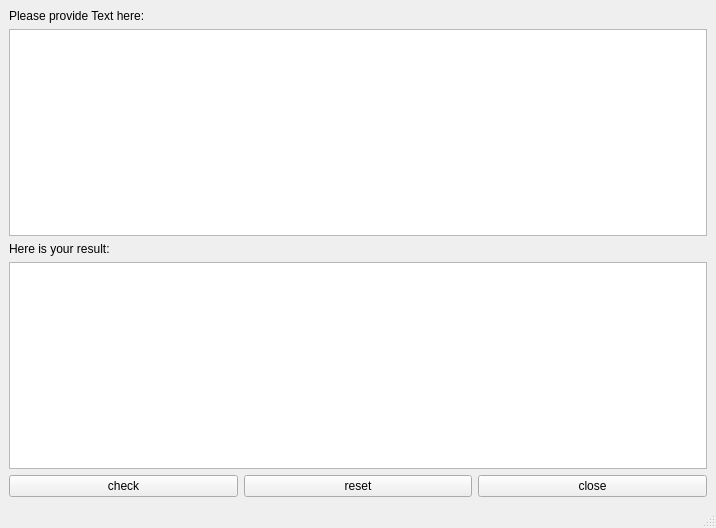
<?xml version="1.0" encoding="UTF-8"?>
<ui version="4.0">
 <class>MainWindow</class>
 <widget class="QMainWindow" name="MainWindow">
  <property name="geometry">
   <rect>
    <x>0</x>
    <y>0</y>
    <width>716</width>
    <height>528</height>
   </rect>
  </property>
  <property name="windowTitle">
   <string>MainWindow</string>
  </property>
  <widget class="QWidget" name="centralwidget">
   <layout class="QVBoxLayout" name="verticalLayout_3">
    <item>
     <widget class="QLabel" name="label_input">
      <property name="text">
       <string>Please provide Text here:</string>
      </property>
     </widget>
    </item>
    <item>
     <widget class="QTextEdit" name="text_input"/>
    </item>
    <item>
     <widget class="QLabel" name="label_result">
      <property name="text">
       <string>Here is your result:</string>
      </property>
     </widget>
    </item>
    <item>
     <widget class="QTextBrowser" name="text_result"/>
    </item>
    <item>
     <layout class="QHBoxLayout" name="buttons">
      <item>
       <widget class="QPushButton" name="pb_check">
        <property name="text">
         <string>check</string>
        </property>
       </widget>
      </item>
      <item>
       <widget class="QPushButton" name="pb_reset">
        <property name="text">
         <string>reset</string>
        </property>
       </widget>
      </item>
      <item>
       <widget class="QPushButton" name="pb_close">
        <property name="text">
         <string>close</string>
        </property>
       </widget>
      </item>
     </layout>
    </item>
   </layout>
  </widget>
  <widget class="QMenuBar" name="menubar">
   <property name="geometry">
    <rect>
     <x>0</x>
     <y>0</y>
     <width>716</width>
     <height>22</height>
    </rect>
   </property>
  </widget>
  <widget class="QStatusBar" name="statusbar"/>
 </widget>
 <resources/>
 <connections>
  <connection>
   <sender>pb_close</sender>
   <signal>clicked()</signal>
   <receiver>MainWindow</receiver>
   <slot>close()</slot>
   <hints>
    <hint type="sourcelabel">
     <x>591</x>
     <y>484</y>
    </hint>
    <hint type="destinationlabel">
     <x>357</x>
     <y>263</y>
    </hint>
   </hints>
  </connection>
 </connections>
</ui>
